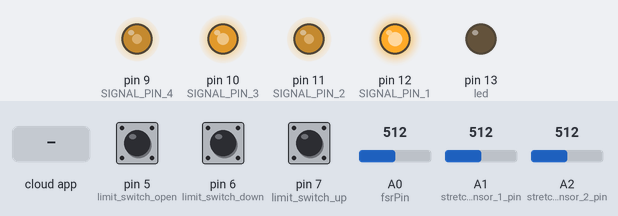
The sketch below on a simulated Arduino Uno, built with avr-gcc and run on an emulated ATmega328P. On the bench: output pins drawn as LEDs (lit = HIGH). The test bench sets the inputs (shaded band); at power-on: pin 5 (limit_switch_open) HIGH, pin 6 (limit_switch_down) HIGH, pin 7 (limit_switch_up) HIGH, A0 (fsrPin) = 512, A1 (stretch_sensor_1_pin) = 512, A2 (stretch_sensor_2_pin) = 512. The ROS host is connected and sends only what is stated.

Above: at 1.2 s.
1.3 s: pin 5 (limit_switch_open) pulled LOW for 0.15 s
At 1.41 s:
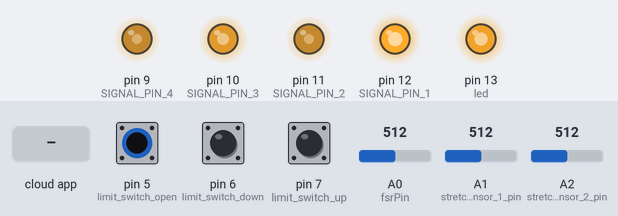
3.0 s: the phone or cloud app sets clamp_movement to -100
At 3.9 s:
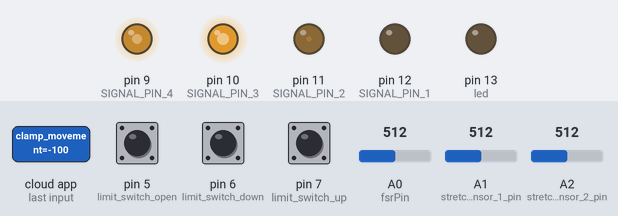
4.5 s: pin 6 (limit_switch_down) pulled LOW for 0.15 s
At 4.67 s:
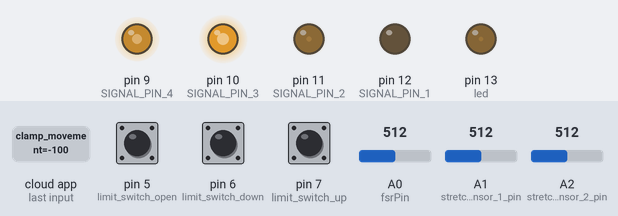
6.2 s: the phone or cloud app sets clamp_grasp to -100
At 7.4 s:
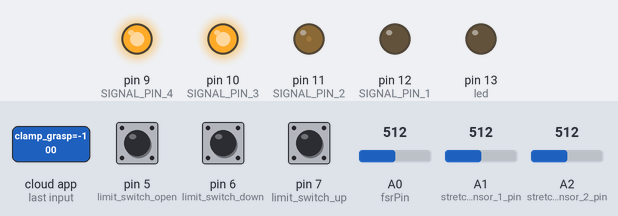
7.7 s: pin 7 (limit_switch_up) pulled LOW for 0.15 s
At 7.88 s:
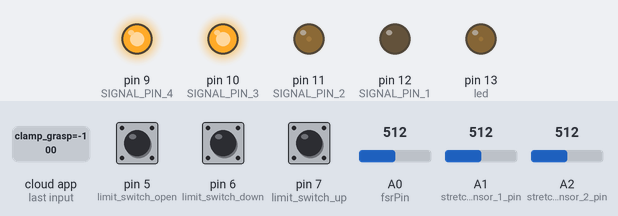
9.4 s: the phone or cloud app sets clamp_movement to 100
At 9.9 s:
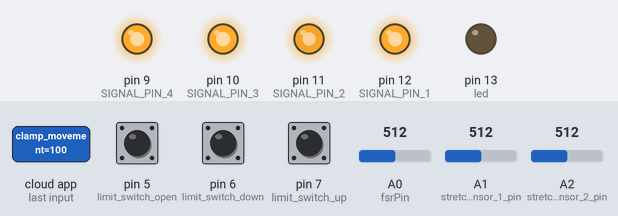
Timing chart, 0 to 11.9 s (numbered marks = the images above; inputs shaded):
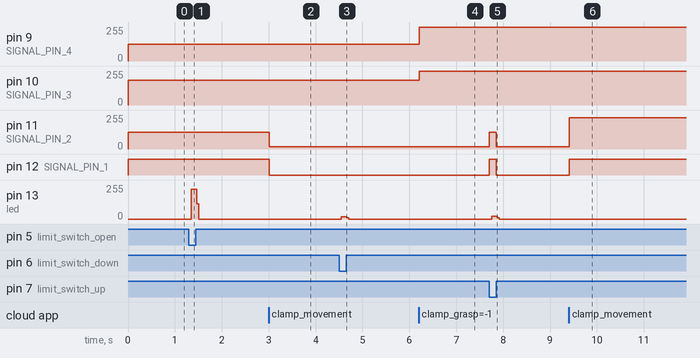

Measured:
- after the input at 1.3 s, pin 13 (led): 0/255 → 223/255 after 0.05 s, → 0/255 0.12 s later
- after the input at 3.0 s, pin 11 (SIGNAL_PIN_2): 125/255 → 17/255 at once; pin 12 (SIGNAL_PIN_1): HIGH → LOW at once
- after the input at 4.5 s, pin 13 (led): 0/255 → 18/255 after 0.05 s, → 0/255 0.12 s later
- after the input at 6.2 s, pin 9 (SIGNAL_PIN_4): 125/255 → 255/255 at once; pin 10 (SIGNAL_PIN_3): 187/255 → 255/255 at once
- after the input at 7.7 s, pin 11 (SIGNAL_PIN_2): 17/255 → 127/255 at once, → 17/255 0.15 s later; pin 12 (SIGNAL_PIN_1): LOW → HIGH at once, → LOW 0.15 s later; pin 13 (led): 0/255 → 19/255 after 0.05 s, → 0/255 0.12 s later
- after the input at 9.4 s, pin 11 (SIGNAL_PIN_2): 17/255 → 233/255 at once; pin 12 (SIGNAL_PIN_1): LOW → HIGH at once

The sketch:

clamp_switch.ino
```cpp
/* Pin layout
 *  Arduino ---> Clamp control
 *  Red ---> GND
 *  White ---> 5V
 *  Black ---> Signal 1
 *  Green ---> Signal 2
 *
 *  Limit switch ---> Arduino
 *  Clamp_movement & Clamp_grasp
 *  COM ---> 5V
 *  NC ---> R-7, GNDx
 *
 *  FSR ---> Arduino
 *  FSR_R ---> 5V
 *  FSR_L ---> R-GND, A0
 *
 *  Stretch sensor ---> Arduino
 *  SS_r ---> 5V
 *  SS_l ---> 10k R -- GND, A1
 */

#include <ros.h>
#include <std_msgs/Bool.h>
#include <std_msgs/Float32.h>
#include <std_msgs/Int16.h>

std_msgs::Int16 force_msg;
std_msgs::Bool switch_up_msg;
std_msgs::Bool switch_down_msg;
std_msgs::Bool switch_open_msg;
std_msgs::Float32 stretch_msg;

void switchCallback(const std_msgs::Bool&);
void clampmovementCallback(const std_msgs::Float32&);
void clampgraspCallback(const std_msgs::Float32&);

// Limit switch
int limit_switch_up = 7;
int limit_switch_down = 6;
int limit_switch_open = 5;
const int led = 13;
bool switch_status_up;
bool switch_status_down;
bool switch_status_open;

// Force Sensitive Resistor
int fsrPin = 0;
int fsrReading;

// Stretch sensor
int stretch_sensor_1_pin = 1;
int stretch_sensor_2_pin = 2;

// Clamp switch
const int SIGNAL_PIN_1 = 12;
const int SIGNAL_PIN_2 = 11;

const int SIGNAL_PIN_3 = 10;
const int SIGNAL_PIN_4 = 9;

const int PWM_MIN_1 = 120;
const int PWM_MIDDLE_1 = 190;
const int PWM_MAX_1 = 255;

const int PWM_MIN_2 = 80;
const int PWM_MIDDLE_2 = 127;
const int PWM_MAX_2 = 170;

bool clamp_switch;
float clamp_movement;
float clamp_grasp;

// ROS
ros::NodeHandle nh;

// Limit switch
ros::Publisher limit_switch_up_pub("switch_status_up", &switch_up_msg);
ros::Publisher limit_switch_down_pub("switch_status_down", &switch_down_msg);
ros::Publisher limit_switch_open_pub("switch_status_open", &switch_open_msg);

// FSR
ros::Publisher force_pub("force", &force_msg);

// Stretch sensor
ros::Publisher stretch_sensor_pub("stretch_length", &stretch_msg);

// Clamp switch
ros::Subscriber<std_msgs::Bool> clamp_switch_sub("clamp_switch_node/clamp_switch", &switchCallback);
ros::Subscriber<std_msgs::Float32> clamp_movement_sub("clamp_switch_node/clamp_movement", &clampmovementCallback);
ros::Subscriber<std_msgs::Float32> clamp_grasp_sub("clamp_switch_node/clamp_grasp", &clampgraspCallback);
//
void setup()
{
  Serial.begin(57600);
  nh.initNode();

  // Limit switch
  pinMode(limit_switch_up, INPUT);
  pinMode(led, OUTPUT);
  digitalWrite(led,HIGH);
  nh.advertise(limit_switch_up_pub);

  pinMode(limit_switch_down, INPUT);
  pinMode(led, OUTPUT);
  digitalWrite(led,HIGH);
  nh.advertise(limit_switch_down_pub);

  pinMode(limit_switch_open, INPUT);
  pinMode(led, OUTPUT);
  digitalWrite(led,HIGH);
  nh.advertise(limit_switch_open_pub);

  // FSR
  nh.advertise(force_pub);

  // Stretch sensor
  nh.advertise(stretch_sensor_pub);

  // Clamp
  nh.subscribe(clamp_switch_sub);
  nh.subscribe(clamp_movement_sub);
  nh.subscribe(clamp_grasp_sub);

  pinMode(SIGNAL_PIN_1, OUTPUT);
  pinMode(SIGNAL_PIN_2, OUTPUT);
  pinMode(SIGNAL_PIN_3, OUTPUT);
  pinMode(SIGNAL_PIN_4, OUTPUT);

  analogWrite(SIGNAL_PIN_1, PWM_MIDDLE_1);
  analogWrite(SIGNAL_PIN_2, PWM_MIDDLE_2);
  analogWrite(SIGNAL_PIN_3, PWM_MIDDLE_1);
  analogWrite(SIGNAL_PIN_4, PWM_MIDDLE_2);
}

void loop()
{

  // Limit switch
  // Up
  if (digitalRead(limit_switch_up) == LOW)
  {
    digitalWrite(led, HIGH);
    switch_status_up = true;
  }
  else
  {
    digitalWrite(led, LOW);
    switch_status_up = false;
  }
  switch_up_msg.data = switch_status_up;
  limit_switch_up_pub.publish(&switch_up_msg);

  // Down
  if (digitalRead(limit_switch_down) == LOW)
  {
    digitalWrite(led, HIGH);
    switch_status_down = true;
  }
  else
  {
    digitalWrite(led, LOW);
    switch_status_down = false;
  }
  switch_down_msg.data = switch_status_down;
  limit_switch_down_pub.publish(&switch_down_msg);

  // Clamp open limit switch
  if (digitalRead(limit_switch_open) == LOW)
  {
    digitalWrite(led, HIGH);
    switch_status_open = true;
  }
  else
  {
    digitalWrite(led, LOW);
    switch_status_open = false;
  }
  switch_open_msg.data = switch_status_open;
  limit_switch_open_pub.publish(&switch_open_msg);

  // FSR
  fsrReading = analogRead(fsrPin);
  force_msg.data = fsrReading;
  force_pub.publish(&force_msg);

  // Stretch sensor
  float stretch_value;

  int value_1;
  int v_1_in = 5;
  float v_1_out = 0;
  float r_1_1 = 10;
  float r_1_2 = 0;
  float val_1;
  float buffer_1 = 0;
  value_1 = analogRead(stretch_sensor_1_pin);
  v_1_out = (5.0 / 1023.0) * value_1;
  buffer_1 = (v_1_in / v_1_out) - 1;
  r_1_2 = r_1_1 / buffer_1;
  val_1 = 1000 / r_1_2;

  int value_2;
  int v_2_in = 5;
  float v_2_out = 0;
  float r_2_1 = 10;
  float r_2_2 = 0;
  float val_2;
  float buffer_2 = 0;
  value_2 = analogRead(stretch_sensor_2_pin);
  v_2_out = (5.0 / 1023.0) * value_2;
  buffer_2 = (v_2_in / v_2_out) - 1;
  r_2_2 = r_2_1 / buffer_2;
  val_2 = 1000 / r_2_2;

  stretch_value = (val_1 + val_2) / 2;

  stretch_msg.data = stretch_value;
  stretch_sensor_pub.publish( &stretch_msg );

  // Clamp switch control

  // Clamp movement up and down
  if (clamp_movement <= 0)
  {
  // Check for the limit switch
    if (switch_status_up == false)
    {
      int pwm_signal_move_1 = map(100*clamp_movement, -100, 100, PWM_MIN_1, PWM_MAX_1);
      int pwm_signal_move_2 = map(100*clamp_movement, -100, 100, PWM_MAX_2, PWM_MIN_2);

      analogWrite(SIGNAL_PIN_1, pwm_signal_move_1);
      analogWrite(SIGNAL_PIN_2, pwm_signal_move_2);
    }
    else
    {
      analogWrite(SIGNAL_PIN_1, PWM_MIDDLE_1);
      analogWrite(SIGNAL_PIN_2, PWM_MIDDLE_2);
    }
  }

  else if (clamp_movement > 0)
  {
    if (switch_status_down == false)
    {
      int pwm_signal_move_1 = map(100*clamp_movement, -100, 100, PWM_MIN_1, PWM_MAX_1);
      int pwm_signal_move_2 = map(100*clamp_movement, -100, 100, PWM_MAX_2, PWM_MIN_2);

      analogWrite(SIGNAL_PIN_1, pwm_signal_move_1);
      analogWrite(SIGNAL_PIN_2, pwm_signal_move_2);
    }
    else
    {
      analogWrite(SIGNAL_PIN_1, PWM_MIDDLE_1);
      analogWrite(SIGNAL_PIN_2, PWM_MIDDLE_2);
    }
  }

  // Clamp open and close

  if (clamp_grasp <= 0)
  {
    // Checking for the plate position
    //if ((stretch_value > 16.0 && stretch_value < 22.0) && (fsrReading < 400))
    if (true)
    {
      // Check for FSR value and limit switch
      //if (fsrReading < 400)
      int pwm_signal_grasp_1 = map(100*clamp_grasp, -100, 100, PWM_MIN_1, PWM_MAX_1);
      int pwm_signal_grasp_2 = map(100*clamp_grasp, -100, 100, PWM_MAX_2, PWM_MIN_2);

      analogWrite(SIGNAL_PIN_3, pwm_signal_grasp_1);
      analogWrite(SIGNAL_PIN_4, pwm_signal_grasp_2);

    }
    else
    {
      analogWrite(SIGNAL_PIN_3, PWM_MIDDLE_1);
      analogWrite(SIGNAL_PIN_4, PWM_MIDDLE_2);
    }
  }
  else if (clamp_grasp > 0)
  {
    // Check for limit switch
    if (switch_status_open == false)
    {
      int pwm_signal_grasp_1 = map(100*clamp_grasp, -100, 100, PWM_MIN_1, PWM_MAX_1);
      int pwm_signal_grasp_2 = map(100*clamp_grasp, -100, 100, PWM_MAX_2, PWM_MIN_2);

      analogWrite(SIGNAL_PIN_3, pwm_signal_grasp_1);
      analogWrite(SIGNAL_PIN_4, pwm_signal_grasp_2);
    }
    else
    {
      analogWrite(SIGNAL_PIN_3, PWM_MIDDLE_1);
      analogWrite(SIGNAL_PIN_4, PWM_MIDDLE_2);
    }
  }

  nh.spinOnce();
  delay(1);
}

// Clamp switch
void switchCallback(const std_msgs::Bool& msg)
{
  clamp_switch = msg.data;
}

// Clamp movement
void clampmovementCallback(const std_msgs::Float32& msg)
{
  clamp_movement = msg.data;
}

// Clamp grasp
void clampgraspCallback(const std_msgs::Float32& msg)
{
  clamp_grasp = msg.data;
}
```
